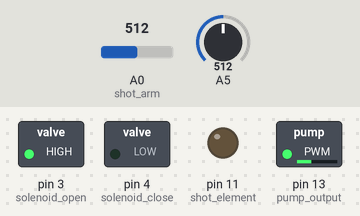
This sketch was run on a simulated Arduino Leonardo, built with avr-gcc and run on an emulated ATmega32U4. Parts: switched loads named in the sketch (green lamp = pin HIGH), output pins drawn as LEDs (lit = HIGH). The test bench sets the inputs (shaded band); at power-on: A0 (shot_arm) = 512, A5 = 512.

Above: at 1.3 s.
1.4 s: A0 (shot_arm) set to 716
At 2.5 s:
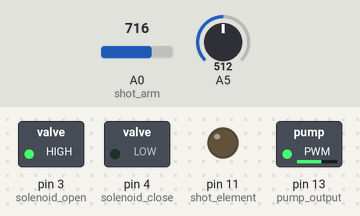
2.9 s: A0 (shot_arm) set to 900
At 3.7 s:
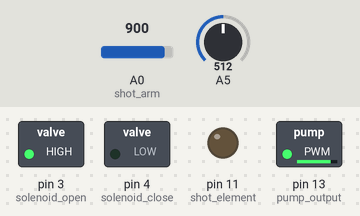
4.4 s: A0 (shot_arm) set to 306
At 4.8 s:
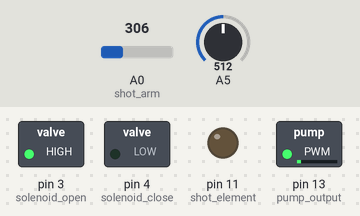
5.9 s: A0 (shot_arm) set to 511
At 7.0 s:
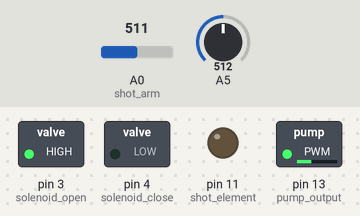
Timing chart, 0 to 8.4 s (numbered marks = the images above; inputs shaded):
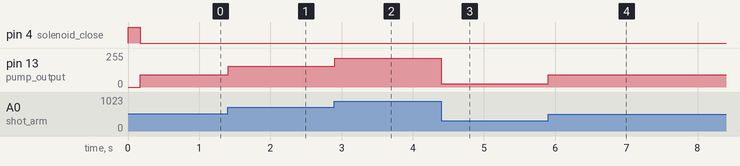

The sketch:

espressosaur.ino
```cpp
/*
 * Espresso Machine Control
 * Pulling shots with an arduino
 *
 * Kshanti Coffee - www.kshanticoffee.com
 * Author: Jeff Sapp <jeff@kshanticoffee.com>
 * Date: April 17, 2013
 */

// https://github.com/dreamcat4/CmdMessenger.git
#include <CmdMessenger.h>
#include <Base64.h>
#include <Streaming.h>
#include <SoftwareSerial.h>
#include "Machine.h"
#include "EspressoMachine.h"
#include "Lcd.h"
#include "ShotControl.h"
#include "DirectShotControl.h"
#include "RampShotControl.h"
#include "SerialCommunication.h"

// https://github.com/rocketscream/Low-Power.git
// #include <LowPower.h>

Machine *machine;
Lcd *lcd;

bool shot_in_progress = false;
int shot_counter = 0;
int timer1_counter = 0;
int timer3_counter = 0;
int timer4_counter = 0;

volatile int send_serial = 0;
volatile int shot_started_at = 0;

void sendShotData() {
  if (EspressoMachine::getInstance().shotInProgress() && send_serial) {
    int speed = EspressoMachine::getInstance().machine.pumpTach();
    shotDataCmd(millis() - shot_started_at, speed);
  }
}

bool shotInProgress() {
  return shot_in_progress;
}

void setupTimer() {
  noInterrupts();
  TCCR1A = 0;
  TCCR1B = 0;
  timer1_counter = 64886;
  TCNT1 = timer1_counter;                   // preload timer, 100 Hz
  TCCR1B |= (1 << CS12);                    // 256 prescaler
  TIMSK1 |= (1 << TOIE1);                   // enable timer overflow interrupt

  TCCR3A = 0;
  TCCR3B = 0;
  timer3_counter = 3036;
  TCNT3 = timer3_counter;                   // preload timer, 1 Hz
  TCCR3B |= (1 << CS32);                    // 256 prescaler
  TIMSK3 |= (1 << TOIE3);                   // enable timer overflow interrupt

  TCCR4A = 0;
  TCCR4B = 0;
  timer4_counter = 31250;
  TCNT4 = timer4_counter;                   // preload timer, 2 Hz
  TCCR4B |= (1 << CS42);                    // 256 prescaler
  TIMSK4 |= (1 << TOIE4);                   // enable timer overflow interrupt
  interrupts();
}

void cancelShotHandleInterrupt() {
  ACSR = B11011011;
}

// don't leave this here
// move the timer into Machine (?)
ISR(TIMER3_OVF_vect) {
  TCNT3 = timer3_counter;
  EspressoMachine::getInstance().machine.updateSeconds();
}

ISR(TIMER4_OVF_vect) {
  TCNT4 = timer4_counter;
  send_serial = 1;
}

ISR(TIMER1_OVF_vect) {
  TCNT1 = timer1_counter;
  EspressoMachine::getInstance().updatePumpSpeed();
  EspressoMachine::getInstance().operateSolenoid();
}

ISR(ANALOG_COMP_vect) {
  shot_started_at = millis();
  cancelShotHandleInterrupt();  // the handle has been moved
  setupTimer();                 // set the timer so we can watch the handle closer
}

void setup() {
  machine = new Machine();
  EspressoMachine::getInstance().setup();
  setupCmds();
}

void loop() {
  sendShotData();
  EspressoMachine::getInstance().manageLcd();
  manageCmds();
  delay(10);
}
```

DirectShotControl.cpp
```cpp
#include "Arduino.h"
#include "DirectShotControl.h"

char* DirectShotControl::controlName() {
  return "Direct";
}

int DirectShotControl::pumpSpeed(int arm, int seconds) {
  return arm;
}
```

DirectShotControl.h
```cpp
/*
  DirectShotControl.h
*/
#ifndef DirectShotControl_h
#define DirectShotControl_h

#include "Arduino.h"
#include "ShotControl.h"

class DirectShotControl: public ShotControl {
 public:
  char* controlName();
  int pumpSpeed(int arm, int seconds);
};

#endif
```

EspressoMachine.cpp
```cpp
#include "EspressoMachine.h"

// a linker error, adding this line fixes it
// from the avr-c++ micro how-to
extern "C" void atexit(void) {}

void shotHandleInterrupt() {
  ACSR = B01011011;
}

void timerOff() {
  noInterrupts();
  TCCR1A = 0;
  TCCR1B = 0;
  TCCR3A = 0;
  TCCR3B = 0;
  TCCR4A = 0;
  TCCR4B = 0;
  interrupts();
}

EspressoMachine& EspressoMachine::getInstance() {
  static EspressoMachine instance;
  return instance;
}

void EspressoMachine::setup() {
  manageLcd();
  shotHandleInterrupt();
}

bool EspressoMachine::shotInProgress() {
  return shot_in_progress;
}

void EspressoMachine::startShot() {
  shot_in_progress = true;
  machine.openSolenoid();
}

void EspressoMachine::stopShot() {
  shot_counter++;
  shot_in_progress = false;
  machine.stopPump();
  machine.closeSolenoid();
  machine.resetSeconds();
}

void EspressoMachine::manageLcd() {
  if (shotInProgress()) {
    lcd.lcdShot(machine.pumpSpeed(), 0, machine.currentShotDuration());
  } else {
    lcd.writeMode(shot_control.controlName());
  }
}

void EspressoMachine::updatePumpSpeed() {
  int arm = machine.shotArmPercentage();
  int seconds = machine.currentShotDuration();
  int new_pump_speed = shot_control.pumpSpeed(arm, seconds);
  machine.setPumpSpeed(new_pump_speed);
}

void EspressoMachine::operateSolenoid() {
  int arm = machine.shotArmPosition();

  // if the arm has moved to the on position
  if (shot_control.solenoidOpen(arm)) {
    startShot();
  } else {
    // if the arm has moved to the off position
    if (shot_control.solenoidClose(arm)) {
      timerOff();
      stopShot();
      shotHandleInterrupt();
    }
  }
}
```

EspressoMachine.h
```cpp
/*
  EspressoMachine.h
*/

#ifndef EspressoMachine_h
#define EspressoMachine_h

#include "Machine.h"
#include "Lcd.h"
#include "DirectShotControl.h"

class EspressoMachine
{
 public:
  Machine machine;
  Lcd lcd;
  DirectShotControl shot_control;
  void setup();
  void manageLcd();
  bool shotInProgress();
  void startShot();
  void stopShot();
  void updatePumpSpeed();
  void operateSolenoid();
  static EspressoMachine& getInstance();

 private:
  bool shot_in_progress;
  int shot_counter;
  EspressoMachine() : machine(), lcd(), shot_control(), shot_in_progress(false), shot_counter(0) {};
  EspressoMachine(EspressoMachine const& copy); // not implemented
  EspressoMachine& operator= (EspressoMachine const& copy); // not implemented
};

#endif
```

Machine.cpp
```cpp
#include "Arduino.h"
#include "Machine.h"

static const int shot_arm = 0;
static const int solenoid_open = 3;
static const int solenoid_close = 4;
static const int pump_output = 13;
static const int pump_tach = 12;
static const int shot_element = 11;
// static const int shot_thermistor_one = 13;
// static const int shot_thermistor_two = 13;
// static const int shot_thermistor_three = 13;
// static const int steam_element_one = 13;
static const int steam_element_two = 14;

Machine::Machine() {
  pinMode(shot_arm, INPUT);
  pinMode(solenoid_open, OUTPUT);
  pinMode(solenoid_close, OUTPUT);
  pinMode(shot_element, OUTPUT);
  pinMode(pump_output, OUTPUT);
  pinMode(pump_tach, INPUT);

  resetSeconds();
  stopPump();
  closeSolenoid();
}

// returns true if solenoid is open
bool Machine::operateSolenoid(bool open) {
  digitalWrite(solenoid_open, open);
  digitalWrite(solenoid_close, !open);
  solenoid_is_open = open;
  return solenoid_is_open;
}

bool Machine::solenoidIsOpen() {
  return solenoid_is_open;
}

bool Machine::openSolenoid() {
  return operateSolenoid(true);
}

bool Machine::closeSolenoid() {
  return operateSolenoid(false);
}

int Machine::pumpTach() {
  return analogRead(pump_tach);
}

int Machine::pumpSpeed() {
  return pump_speed;
}

// speed is between 0 and 1023 where 0 is off
int Machine::setPumpSpeed(int speed) {
  pump_speed = (speed >= 0) ? speed : 0;
  analogWrite(pump_output, map(pump_speed, 0, 100, 0, 255));
  return pump_speed;
}

int Machine::stopPump() {
  setPumpSpeed(0);
  return 0;
}

int Machine::currentShotDuration() {
  return seconds;
}

void Machine::updateSeconds() {
  seconds += 1;
}

void Machine::resetSeconds() {
  seconds = 0;
}

// returns a value between 0 and 1023 where 0 is closed
int Machine::shotArmPosition() {
  int position = analogRead(shot_arm);     // sometimes we see negative values
  return (position >= 0 ? position : 0);   // so we remove them
}

int Machine::shotArmPercentage() {
  return map(shotArmPosition(), 220, 1023, 0, 100);
}
```

Machine.h
```cpp
/*
  Machine.h
*/

#ifndef Machine_h
#define Machine_h

class Machine {
  int seconds;
  int pump_speed;
  bool solenoid_is_open;
 public:
  Machine();
  bool solenoidIsOpen();
  bool openSolenoid();
  bool closeSolenoid();
  int pumpSpeed();
  int pumpTach();
  int setPumpSpeed(int);
  int stopPump();
  int shotArmPosition();
  int shotArmPercentage();
  int currentShotDuration();
  void updateSeconds();
  void resetSeconds();
 private:
  bool operateSolenoid(bool open);
};

#endif
```

RampShotControl.cpp
```cpp
#include "Arduino.h"
#include "ShotControl.h"
#include "RampShotControl.h"

RampShotControl::RampShotControl() {
  end = 0;
}

char* RampShotControl::controlName() {
  return "Ramp";
}

int RampShotControl::pumpSpeed(int arm, int seconds) {

  max = 100;
  preinfuse_duration = 5;
  ramp_duration = 10;
  soak_duration = 10;
  down_duration = 5;

  float seconds_f = (float)seconds;
  int total_duration = (ramp_duration + soak_duration + down_duration + preinfuse_duration);

  end = (seconds >= total_duration);

  if (seconds <= preinfuse_duration) {
    return 0;
  }

  if (seconds <= ramp_duration + preinfuse_duration) {
    return (int)(((seconds_f - preinfuse_duration) / ramp_duration) * max);
  }

  if (seconds <= preinfuse_duration + ramp_duration + soak_duration) {
    return max;
  }

  if (seconds <= total_duration) {
    float seconds_remaining = total_duration - seconds_f;
    return (int)((seconds_remaining / down_duration) * max);
  }
}

int RampShotControl::solenoidOpen(int arm) {
  return (end == 0) && ShotControl::solenoidOpen(arm);
}

int RampShotControl::solenoidClose(int arm) {
  return (end == 1) || ShotControl::solenoidClose(arm);
}
```

RampShotControl.h
```cpp
/*
  RampShotControl.h
*/
#ifndef RampShotControl_h
#define RampShotControl_h

#include "Arduino.h"
#include "ShotControl.h"

class RampShotControl: public ShotControl {
  int max;
  int preinfuse_duration;
  int ramp_duration;
  int soak_duration;
  int down_duration;
  int end;
 public:
  RampShotControl();
  char* controlName();
  int pumpSpeed(int, int);
  int solenoidOpen(int);
  int solenoidClose(int);
 private:
  int rampUp(int, int);
  int rampDown(int);
};

#endif
```

SerialCommunication.h
```cpp
#ifndef DATA_H
#define DATA_H

void status();
void arduino_ready();
void shotStartCmd();
void shotDataCmd(int seconds, int percentage);
void shotEndCmd();
void unknownCmd();
void setupCmds();
void manageCmds();

#endif
```

ShotControl.cpp
```cpp
#include "Arduino.h"
#include "ShotControl.h"

int ShotControl::startShot(int arm) {
  return (arm > pump_start_at);
}

int ShotControl::solenoidOpen(int arm) {
  return (arm >= solenoid_open_at);
}

int ShotControl::solenoidClose(int arm) {
  return (arm < solenoid_close_at);
}

int ShotControl::stopShot(int arm) {
  return (arm < solenoid_close_at);
}

const char* ShotControl::controlName() {
  return "Direct";
}

// int ShotControl::pumpSpeed(int arm) {
//   return (arm > pump_start_at) ? (arm - pump_start_at) : 0;
// }
```

ShotControl.h
```cpp
/*
  ShotControl.h
*/
#ifndef ShotControl_h
#define ShotControl_h

#include "Arduino.h"

class ShotControl {
 protected:
  int preinfuse_gap;
  int solenoid_open_at;
  int solenoid_close_at;
  int pump_start_at;
  ShotControl() :
      preinfuse_gap(25),
      solenoid_open_at(220),
      solenoid_close_at(180),
      pump_start_at(255) { } ;
 public:
  int startShot(int arm);
  int stopShot(int arm);
  virtual int solenoidOpen(int arm);
  virtual int solenoidClose(int arm);
  const virtual char* controlName() = 0;
  virtual int pumpSpeed(int arm, int seconds) = 0;
};

#endif
```

Lcd.cpp
```cpp
#include "Arduino.h"
#include "Lcd.h"
#include <SoftwareSerial.h>

#define lcd_length 16
#define IDLE_STATE 0
#define SHOT_STATE 1

Lcd::Lcd() : serial(0,2) {
  current_state = -1;
  last_bars = 0;

  serial.begin(9600);
  addChars();
  setContrast(200);
  setBrightness(255);
  cursorOff();
  blockCursorOff();
  setBackground(255,255,255); // white
  // setBackground(205,0,100); // dark pink
  // setBackground(255,0,255); // purple
  // setBackground(255,255,255); // blueish green
}

void Lcd::createChar(char *custom, int location) {
  serial.write(0xFE);
  serial.write(0x4E);
  serial.write((uint8_t)location);

  for (int i=0; i<8; i++) {
    serial.write(custom[i]);
  }
}

void Lcd::addChars() {
  char p1[] = { 0x10, 0x10, 0x10, 0x10, 0x10, 0x10, 0x10, 0x10 };
  char p2[] = { 0x18, 0x18, 0x18, 0x18, 0x18, 0x18, 0x18, 0x18 };
  char p3[] = { 0x1C, 0x1C, 0x1C, 0x1C, 0x1C, 0x1C, 0x1C, 0x1C };
  char p4[] = { 0x1E, 0x1E, 0x1E, 0x1E, 0x1E, 0x1E, 0x1E, 0x1E };
  char p5[] = { 0x1F, 0x1F, 0x1F, 0x1F, 0x1F, 0x1F, 0x1F, 0x1F };

  createChar(p1, 0);
  createChar(p2, 1);
  createChar(p3, 2);
  createChar(p4, 3);
  createChar(p5, 4);
}

void Lcd::writeLcdCommand(char *cmds, int count, int delay_cmd) {
  serial.write(0xFE);
  for (int i=0; i < count; i++)
    serial.write(cmds[i]);

  if (delay_cmd) {
    delay(10);
  }
}

// delay after the command
void Lcd::writeLcdCommand(char *cmds, int count) {
  writeLcdCommand(cmds, count, 1);
}

void Lcd::writeLcdCommand(char cmd) {
  writeLcdCommand(&cmd, 1);
}

void Lcd::clearScreen() {
  writeLcdCommand(0x58);
}

void Lcd::goHome() {
  writeLcdCommand(0x48);
}

void Lcd::moveForward() {
  writeLcdCommand(0x4D);
}

void Lcd::moveBackward() {
  writeLcdCommand(0x4C);
}

void Lcd::cursorOff() {
  writeLcdCommand(0x4B);
}

void Lcd::blockCursorOff() {
  writeLcdCommand(0x4B);
}

int Lcd::checkColor(int color) {
  if (color < 0)
    return 0;

  if (color > 255)
    return 255;

  return color;
}

void Lcd::setBackground(int red, int green, int blue) {
  char cmds[] = { 0xD0, checkColor(red), checkColor(green), checkColor(blue) };
  writeLcdCommand(cmds, 4);
}

void Lcd::setContrast(int contrast) {
  char cmds[] = { 0x50, contrast };
  writeLcdCommand(cmds, 2);
}

void Lcd::setBrightness(int brightness) {
  char cmds[] = { 0x99, brightness };
  writeLcdCommand(cmds, 2);
}

void Lcd::setCursor(int column, int row) {
  char cmds[] = { 0x47, column, row };
  writeLcdCommand(cmds, 3);
}

void Lcd::lcdMessage(const char *message) {
  serial.write(message);
}

void Lcd::clearLcd() {
  clearScreen();
  goHome();
}

int Lcd::percentageToBars(int percentage) {
  double a = (lcd_length / 100.0) * percentage;
  int bars = 0;
  for (int i=0; i<a; i++) {
    bars += 1;
  }
  return bars;
}

void Lcd::percentageBar(int bars) {
  for (int i=0; i<lcd_length; i++) {
    if (i < bars) {
      serial.write(4);
    } else {
      serial.write(" ");
    }
  }
}

// just playing around here, clean this up sometime
void Lcd::fadeBackground(int percentage) {
  int green = map(percentage, 0, 100, 255, 0);
  setBackground(255, green, 255);
}

// don't use the blinking block cursor, in the movie it doesn't blink
void Lcd::shallWePlayAGame() {
  char quote[] = "Shall we play a game?";
}

int Lcd::spacesToScoot(int num, int *spaces) {
  int start = 0;
  if (num > 9)
    start += 1;
  if (num > 99)
    start += 1;

  return spaces[start];
}

void Lcd::writeGrams(int grams) {
  char gram_str[3];
  int spaces[] = { 2, 1, 1 };

  sprintf(gram_str, "%dg", grams);
  setCursor(spacesToScoot(grams, spaces), 2);
  lcdMessage(gram_str);
}

void Lcd::writeSeconds(int seconds) {
  char second_str[3];
  int spaces[] = { 15, 14, 13 };

  sprintf(second_str, "%ds", seconds);
  setCursor(spacesToScoot(seconds, spaces), 2);
  lcdMessage(second_str);
}

void Lcd::writeMode(const char *mode) {
  if (current_state != IDLE_STATE) {
    fadeBackground(0);
    clearLcd();
    lcdMessage(mode);
  }
  current_state = IDLE_STATE;
}

void Lcd::lcdShot(int percentage, int grams, int seconds) {
  int bars = percentageToBars(percentage);
  if (current_state != SHOT_STATE || bars != last_bars) {
    goHome();
    percentageBar(bars);
    fadeBackground(percentage);
    last_bars = bars;
  }

  writeSeconds(seconds);
  current_state = SHOT_STATE;
}

void Lcd::lcdShotSummary(int shot, int grams, int seconds) {

}
```

Lcd.h
```cpp
/*
  Lcd.h
*/
#ifndef Lcd_h
#define Lcd_h

#include "Arduino.h"
#include <SoftwareSerial.h>

class Lcd {
  int current_state;
  int last_bars;
  SoftwareSerial serial;
 public:
  Lcd();
  void clearLcd();
  void setupLcd();
  void writeMode(const char* mode);
  void lcdShot(int, int, int);
  void lcdShotSummary(int, int, int);
  void lcdMessage(const char* message);
 private:
  void createChar(char*, int);
  void addChars();
  void writeLcdCommand(char*, int, int);
  void writeLcdCommand(char*, int);
  void writeLcdCommand(char);
  void clearScreen();
  void goHome();
  void moveForward();
  void moveBackward();
  void cursorOff();
  void blockCursorOff();
  int  checkColor(int);
  void setBackground(int, int, int);
  void setContrast(int);
  void setBrightness(int);
  void setCursor(int, int);
  int  percentageToBars(int);
  void percentageBar(int);
  int  spacesToScoot(int, int*);
  void fadeBackground(int);
  void writeGrams(int);
  void writeSeconds(int);
  void shallWePlayAGame();
};

#endif
```

Measured:
- after the input at 1.4 s, pin 13 (pump_output): 91/255 → 155/255 at once
- after the input at 2.9 s, pin 13 (pump_output): 155/255 → 214/255 at once
- after the input at 4.4 s, pin 13 (pump_output): 214/255 → 25/255 at once
- after the input at 5.9 s, pin 13 (pump_output): 25/255 → 91/255 at once
